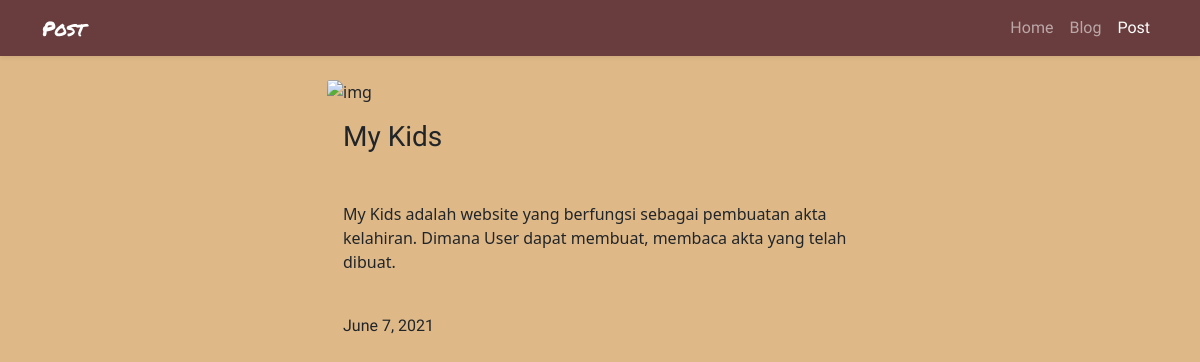
Screenshot of /blog/post/3 with the database file from the repository.
### blog/models.py (models this page shows, shortened)
class Blog(models.Model):
    id = models.AutoField(primary_key=True)
    image = CloudinaryField('image', null=True)
    title = models.CharField(max_length=100, null=True)
    caption = models.TextField(null=True)
    date_created = models.DateField(auto_now_add=True)
    class Meta:
        ordering = ['-date_created',]

### blog/views.py (the view)
# urls.py: path('post/<str:id>', views.post, name='post'),
def post(request, id):
    post = Blog.objects.get(id=id)
    context = {'post' : post}
    return render(request, 'post.html', context)

### blog/templates/post.html (shortened to what this page needs)
{% load static %}
{% load cloudinary %}
{% block content %}
<!doctype html>
<html lang="en">
  <head>
    <link href="https://cdn.jsdelivr.net/npm/bootstrap@5.0.1/dist/css/bootstrap.min.css" rel="stylesheet">
    <link rel="stylesheet" href="{% static 'css/blog.css' %}">
    <link rel="stylesheet" type="text/css" href="{% static 'fontawsome/css/all.min.css' %}">
  </head>
  <body style="background-color: rgb(222 184 135);">
    <nav class="navbar navbar-expand-lg navbar-dark shadow-sm fixed-top">
        <div class="container">
          <a style="font-family: 'Permanent Marker', cursive;" class="navbar-brand" href="#">Post</a>
          <div class="collapse navbar-collapse" id="navbarSupportedContent">
            <ul class="navbar-nav ms-auto mb-2 mb-lg-0">
              <li class="nav-item">
                <a style="font-family: 'Balsamiq Sans', cursive;" class="nav-link" href="{% url 'index' %}">Home</a>
              </li>
              <li class="nav-item">
                <a style="font-family: 'Balsamiq Sans', cursive;" class="nav-link" href="{% url 'blog' %}">Blog</a>
              </li>
              <li class="nav-item">
                <a style="font-family: 'Balsamiq Sans', cursive;" class="nav-link active" aria-current="page" href="#">Post</a>
              </li>
            </ul>
          </div>
        </div>
      </nav>
      <div style="margin-top: 80px;" class="container">
          <div class="row justify-content-center">
            <div class="col-md-6">
                <div style="background-color: transparent; border: transparent;" class="card">
                    <img src=" {{ post.image.url }} " class="card-img-top img-fluid" alt="img"\>
                    <div class="card-body">
                        <h3 style="font-family: 'Balsamiq Sans', cursive;" class="font-weight-bold"> {{ post.title }} </h3>
                        <br>
                        <p style="font-family: 'Balsamiq Sans', cursive;"> {{ post.caption|linebreaks|urlize }} </p> <br>
                        <p style="font-family: 'Balsamiq Sans', cursive;"> {{ post.date_created }} </p>
                    </div>
                </div>
            </div>
          </div>
      </div> <br>
      {% endblock content %}
  </body>
</html>

### blog/static/css/blog.css (style rules this page uses)
.navbar { background-color: #693d3d; }

### rows the page displays
Blog: title "My Kids", caption "My Kids adalah website yang berfungsi sebagai pembuatan akta kelahiran. Dimana User dapat membuat, membaca akta yang telah dibuat.", date_created "June 7, 2021"
